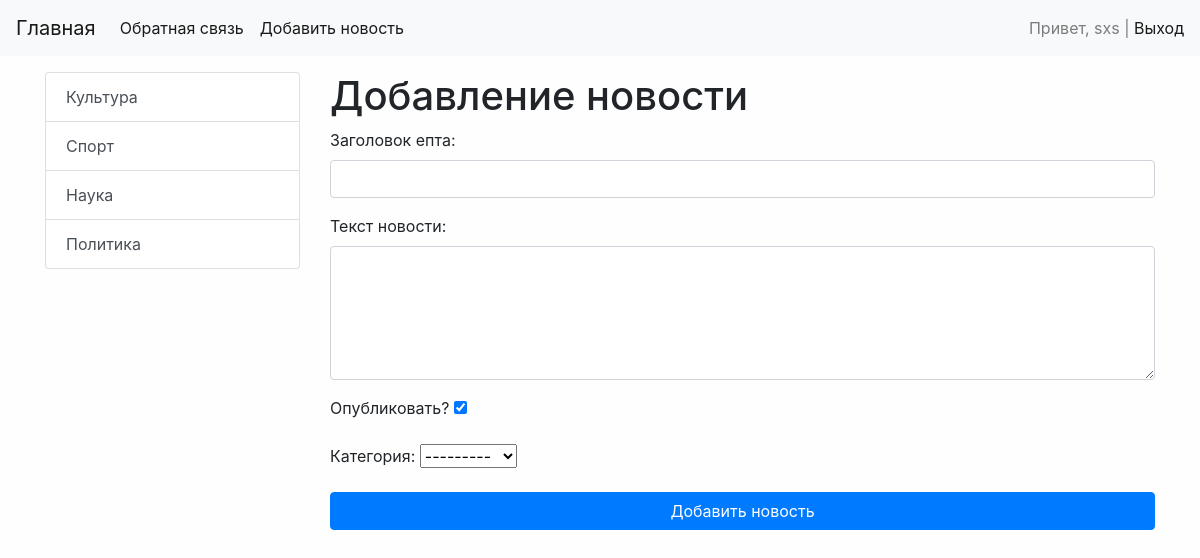
Page /add-news/ (signed in) on the committed database.
### appName/models.py (models this page shows)
class Category(models.Model):
    title = models.CharField(max_length=50, db_index=True)  #дб индекс - ускоряет поиск по этому полю хз
    def get_absolute_url(self): # конфенция приписывает называть так этот метод, а нужен он для ссылок красивых
        return reverse('category_page', kwargs={'category_id': self.pk})
    def __str__(self):
        return self.title   #   а называется эта хуета строковое представление объекта

### appName/views.py (the view)
# urls.py: path('add-news/', CreateNews.as_view(), name='add_news'),
class CreateNews(LoginRequiredMixin, CreateView):
    raise_exception = True
    form_class = NewsForm
    template_name = 'appName/add_news.html'

### appName/forms.py (shortened to what this page needs)
class NewsForm(forms.ModelForm):
    class Meta:
        model = News
        fields = ('title', 'content', 'is_published', 'news_category')
        widgets = {
            'title': forms.TextInput(attrs={'class': 'form-control'}),
            'content': forms.Textarea(attrs={'class': 'form-control', 'rows': 5}),
            'category': forms.Select(attrs={'class': 'form-control'})
        }

### appName/templatetags/news_tags.py (called while the page is built)
@register.inclusion_tag('appName/list_categories.html') #шаблон для рендеринга
def show_categories(arg1='Hi'):
    categories = Category.objects.all()
    return {'categories': categories, 'arg1': arg1} #arg1 можно потом вывести

### appName/templates/appName/add_news.html (shortened to what this page needs)
{% extends 'base.html' %}
{% block content %}
<h1>Добавление новости</h1>
<form action="{% url 'add_news' %}" method="post">
    {{ form.as_p }}
    <button type="submit" class="btn btn-primary btn-block"> Добавить новость</button>
</form>
{% endblock %}

### templates/inc/_nav.html (shortened to what this page needs)
<nav class="navbar navbar-expand-lg navbar-light bg-light">
  <a class="navbar-brand" href="{% url 'home_page' %}">Главная</a>
  <div class="collapse navbar-collapse" id="navbarSupportedContent">
    <ul class="navbar-nav mr-auto">
      <li class="nav-item active">
        <a class="nav-link" href="{% url 'contact' %}">Обратная связь</a>
      </li>
      {% if request.user.is_superuser %}
      <li class="nav-item active">
        <a class="nav-link" href="{% url 'add_news' %}">Добавить новость</a>
      </li>
      {% endif %}
    </ul>
    {% if request.user.is_authenticated %}
    <span class="navbar-text"> Привет, {{ user.username }} | <a href="{% url 'logout' %}">Выход</a> </span>
    {% else %}
      <span class="navbar-text">
        <a href="{% url 'register' %}">Регистрация</a> | <a href="{% url 'login' %}">Авторизация</a>
      </span>
    {% endif %}
  </div>
</nav>

### appName/templates/appName/list_categories.html
<div class="list-group">
    {% for item in categories %}
    <a href="{{ item.get_absolute_url }}" class="list-group-item list-group-item-action">{{ item.title }}</a>
    {% endfor %}
</div>

### randomBro/static/css/style.css (style rules this page uses)
body { background-color: #fefefe; }

### rows in the picture
Category: title "Культура"
Category: title "Спорт"
Category: title "Наука"
Category: title "Политика"

### other values in the picture
{{ user.username }} "sxs"
